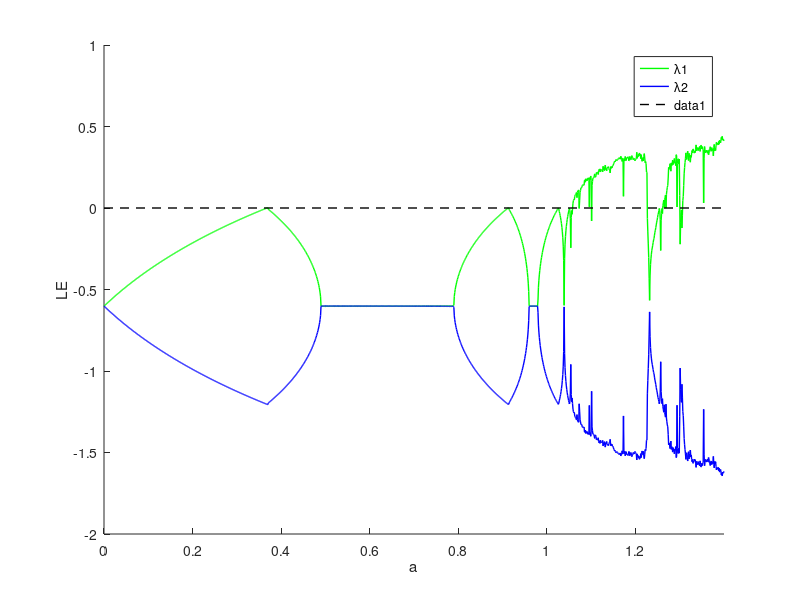

MATLAB code to generate this figure:
% 计算二维Henon混沌映射的李雅普诺夫指数
clc
clear
close all

N = 1000; 
a = (0:0.001:1.4)'; 
b = 0.3; 
na = length(a); 
LE1 = zeros(na,1); 
LE2 = zeros(na,1); 
x = 0.2; y = 0.3; 
for i = 1:na 
    LCEvector = zeros(2,1); 
    Q = eye(2); 
    for j = 1:N 
        xprev = x; 
        yprev = y; 
        x = 1-a(i)*xprev*xprev+yprev; 
        y = b*xprev; 
        Ji = [-2*a(i)*x,1;b,0];
        B = Ji*Q;
        [Q,R] = qr(B); 
        LCEvector = LCEvector+log(diag(abs(R))); 
    end 
    LE = LCEvector/N; 
    LE1(i) = LE(1); 
    LE2(i) = LE(2); 
end 

figure(1); hold on;
plot(a,LE1,'g','linewidth',1) ;
plot(a,LE2,'b','linewidth',1);  
set(gca,'XLim',[0 1.4]);
set(gca,'YLim',[-2 1]);
legend('\lambda1','\lambda2');
plot([0 1.4],[0 0],'k--','linewidth',1)
xlabel('a');ylabel('LE');
set(gca,'fontsize',10);
